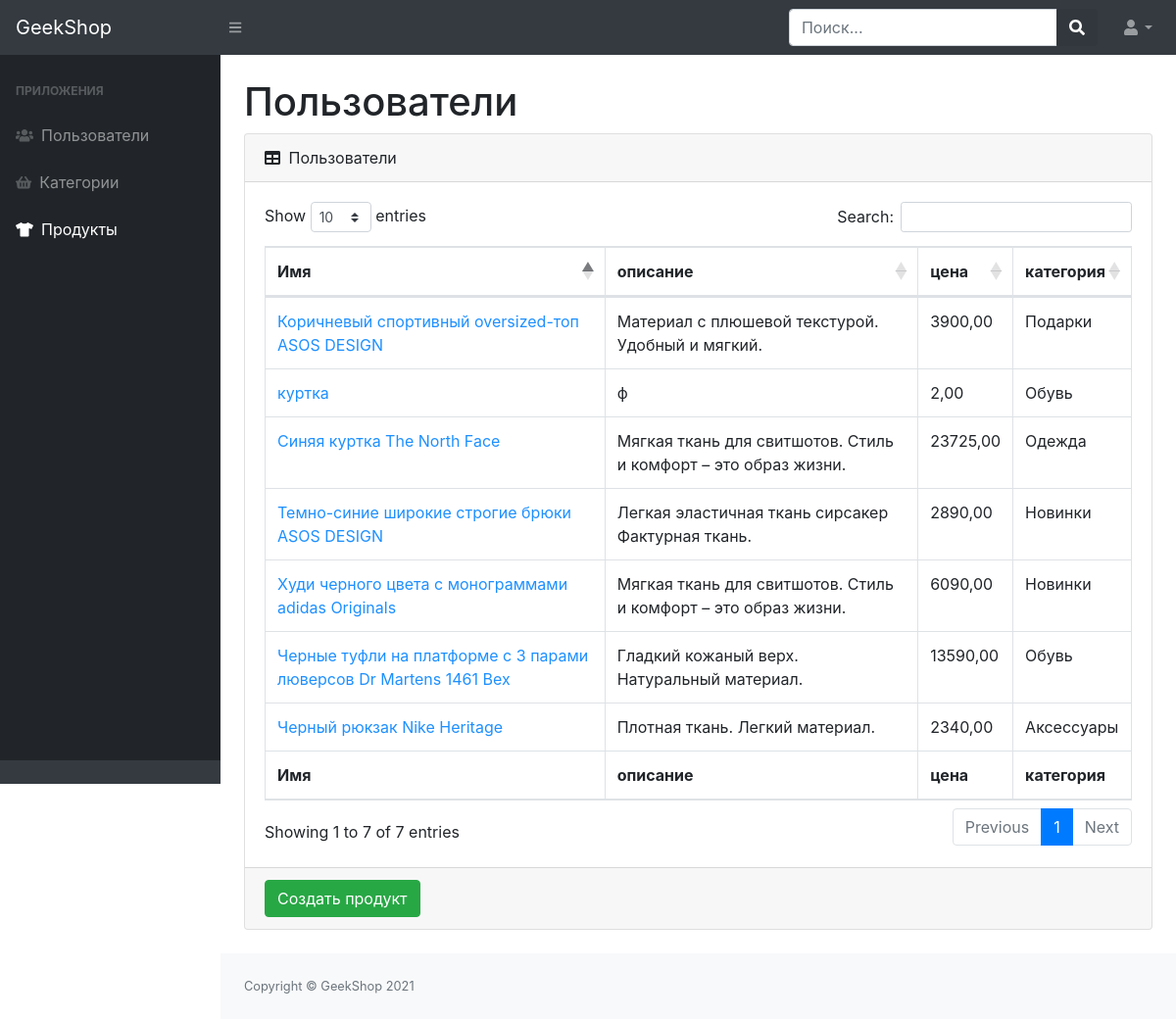
/adminapp/products/ (signed in), run on the app's committed database.
### mainapp/models.py (models this page shows, shortened)
class Product(models.Model):
    name = models.CharField(max_length=200)
    image = models.ImageField(upload_to="product_images", blank=True)
    description = models.TextField(blank=True, null=True)
    price = models.DecimalField(max_digits=8, decimal_places=2)
    quantity = models.PositiveIntegerField(default=0)
    category = models.ForeignKey(ProductCategories, on_delete=models.CASCADE)

class ProductCategories(models.Model):
    name = models.CharField(max_length=200, unique=True)
    description = models.TextField(blank=True, null=True)
    def __str__(self):
        return self.name

### adminapp/views.py (the view)
# urls.py: path("products/", admin_products, name="admin_products"),
@user_passes_test(lambda u: u.is_superuser)
def admin_products(request):
    context = {
        "title": "Админка | товары",
        "products": Product.objects.all()
    }
    return render(request, "adminapp/admin-product-read.html", context)

### mainapp/context_processors.py (called while the page is built)
def basket(request):
    basket_list = []
    if request.user.is_authenticated:
        basket_list = Basket.objects.filter(user=request.user)
    return {"baskets": basket_list}

### adminapp/templates/adminapp/admin-product-read.html
{% extends "adminapp/base.html" %}
{% block content %}
  <div class="container-fluid">
    <h1 class="mt-4">Пользователи</h1>
    <div class="card mb-4">
      <div class="card-header">
        <i class="fas fa-table mr-1"></i>
        Пользователи
      </div>
      <div class="card-body">
        <div class="table-responsive">
          <table class="table table-bordered" id="dataTable" width="100%" cellspacing="0">
            <thead>
              <tr>
                <th>Имя</th>
                <th>описание</th>
                <th>цена</th>
                <th>категория</th>
              </tr>
            </thead>
            <tfoot>
              <tr>
                <th>Имя</th>
                <th>описание</th>
                <th>цена</th>
                <th>категория</th>
              </tr>
            </tfoot>
            <tbody>
            {% for product in products %}
              <tr>
                <td><a href="{% url 'adminapp:admin_product_update' product.id %}" style="color: dodgerblue">{{ product.name }}</a></td>
                <td>{{ product.description }}</td>
                <td>{{ product.price }}</td>
                <td>{{ product.category }}</td>
              </tr>
            {% endfor %}
            </tbody>
          </table>
        </div>
      </div>
      <div class="card-footer">
        <a href="{% url 'adminapp:admin_product_create' %}">
          <button class="btn btn-success">Создать продукт</button>
        </a>
      </div>
    </div>
  </div>
{% endblock %}

### data on the page
Product: name "Худи черного цвета с монограммами adidas Originals", description "Мягкая ткань для свитшотов. Стиль и комфорт – это образ жизни.", price "6090,00", category "Новинки"
Product: name "Синяя куртка The North Face", description "Мягкая ткань для свитшотов. Стиль и комфорт – это образ жизни.", price "23725,00", category "Одежда"
Product: name "Коричневый спортивный oversized-топ ASOS DESIGN", description "Материал с плюшевой текстурой. Удобный и мягкий.", price "3900,00", category "Подарки"
Product: name "Черный рюкзак Nike Heritage", description "Плотная ткань. Легкий материал.", price "2340,00", category "Аксессуары"
Product: name "Черные туфли на платформе с 3 парами люверсов Dr Martens 1461 Bex", description "Гладкий кожаный верх. Натуральный материал.", price "13590,00", category "Обувь"
Product: name "Темно-синие широкие строгие брюки ASOS DESIGN", description "Легкая эластичная ткань сирсакер Фактурная ткань.", price "2890,00", category "Новинки"
Product: name "куртка", description "ф", price "2,00", category "Обувь"
